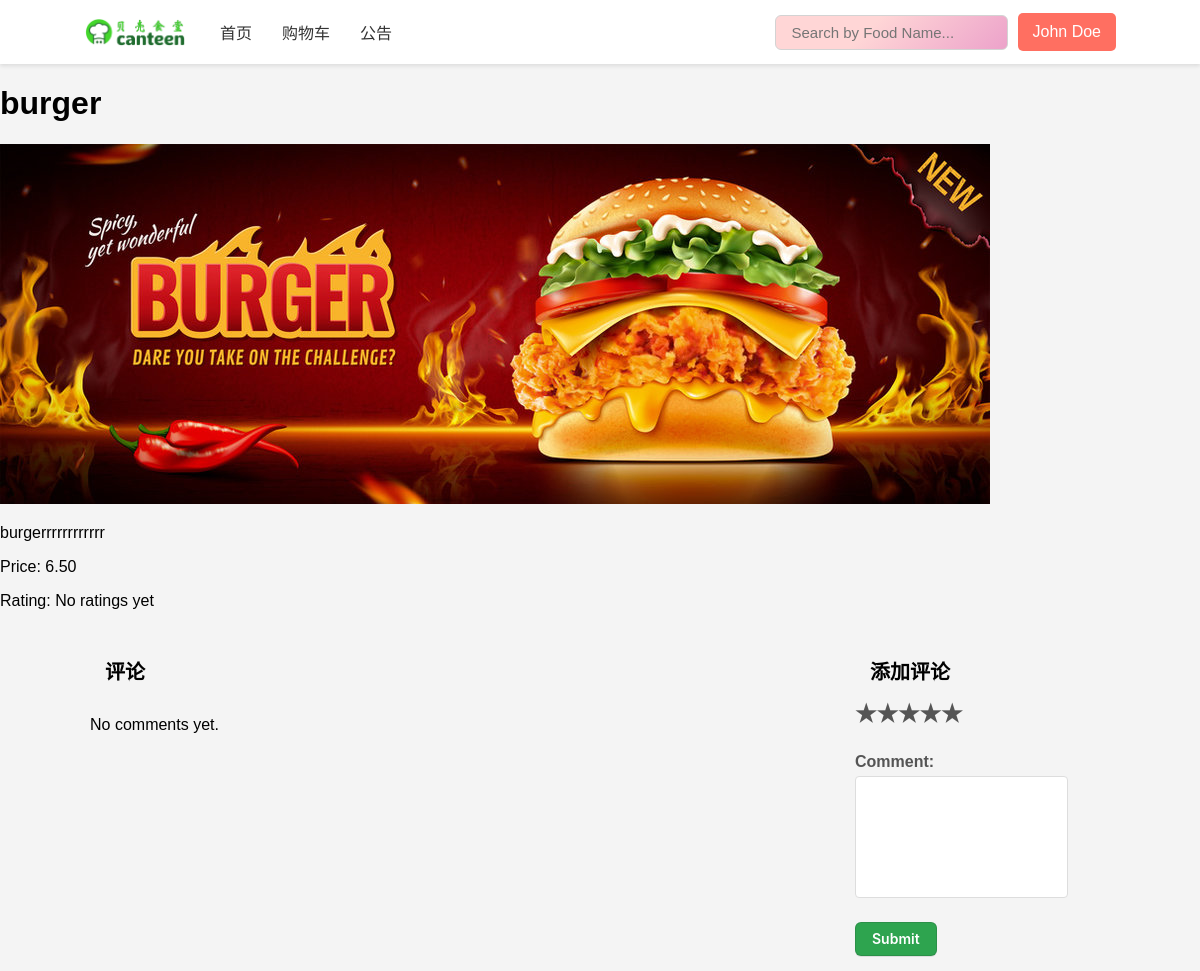
The app's page /food_detail.php?id=3 (signed in), older data.
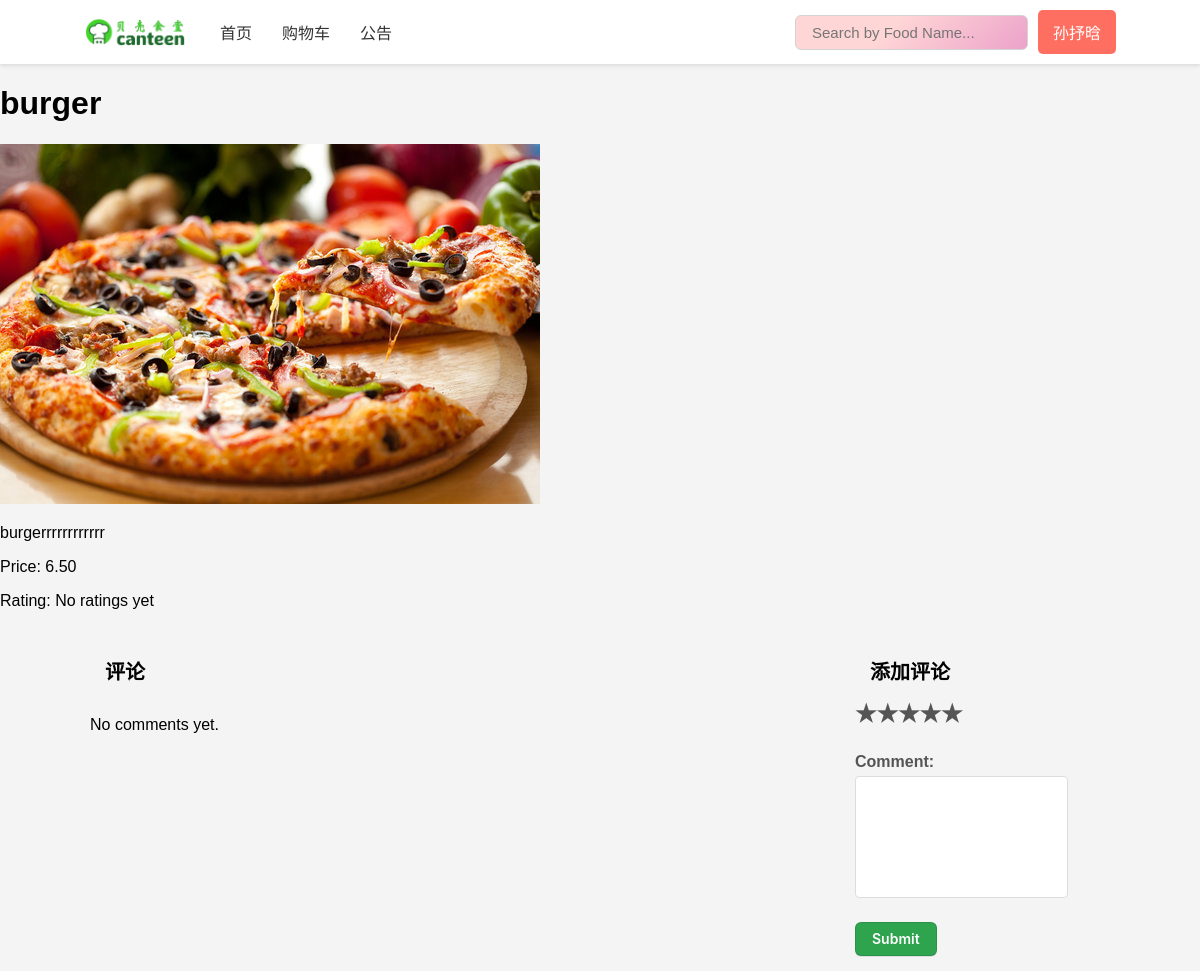
The same page, newer data.
### tables this page shows
CREATE TABLE `student_detail`  (
  `userName` varchar(50) NOT NULL,
  `name` varchar(100) NULL DEFAULT NULL,
  `profile` varchar(255) NULL DEFAULT NULL,
  PRIMARY KEY (`userName`) USING BTREE,
  CONSTRAINT `fk_student_detail_student` FOREIGN KEY (`userName`) REFERENCES `students` (`userName`) ON DELETE RESTRICT ON UPDATE RESTRICT
);

CREATE TABLE `food_list`  (
  `foodId` int(0) NOT NULL AUTO_INCREMENT,
  `foodName` varchar(255) NOT NULL,
  `foodDetail` text NULL,
  `foodImage` varchar(255) NULL DEFAULT NULL,
  `canteenId` int(0) NULL DEFAULT NULL,
  `floor` int(0) NULL DEFAULT NULL,
  `foodRate` float NULL DEFAULT NULL,
  `foodPrice` decimal(10, 2) NOT NULL,
  `bannerImg` varchar(255) NULL DEFAULT NULL,
  PRIMARY KEY (`foodId`) USING BTREE,
  INDEX `canteenId`(`canteenId`) USING BTREE,
  CONSTRAINT `food_list_ibfk_1` FOREIGN KEY (`canteenId`) REFERENCES `location` (`canteenId`) ON DELETE RESTRICT ON UPDATE RESTRICT
);

### getStudentDetailAction.php (called while the page is built, shortened)
<?php
require_once "config.php";
$userName = $_SESSION['userName'];
$sql = "SELECT * FROM student_detail WHERE userName = '$userName'";
$result = $conn->query($sql);
if ($result->num_rows > 0) {
    $row = $result->fetch_assoc();
    $name = $row['name'];
} else {
    $name = "Unknown";
    $profile = "";
}
?>

### food_detail.php (the view, shortened to what this page needs)
<?php
require_once "config.php";
$foodId = isset($_GET['id']) ? intval($_GET['id']) : 0;
$query = $conn->prepare("SELECT * FROM food_list WHERE foodId = ?");
$query->bind_param("i", $foodId);
$query->execute();
$result = $query->get_result();
$food = $result->fetch_assoc();
$totalRating = 0;
$ratingCount = 0;
$averageRating = $ratingCount > 0 ? $totalRating / $ratingCount : "No ratings yet";
?>
<!DOCTYPE html>
<html lang="en">
<head>
    <link rel="stylesheet" href="style.css">
</head>
<body>
<div class="navbar">
    <img src="img/banner/logo.png" alt="贝壳食堂">
    <a href="welcome#" onclick="showDashboard()" id="dashboardLink">首页</a>
    <a href="welcome#gouwuche" onclick="showSection('shoppingCartSection')" id="orderLink">购物车</a>
    <a href="welcome#tixing" onclick="showSection('newsSection')" id="newsLink">公告</a>
    <input type="text" id="searchInput" onkeyup="filterByName()" placeholder="Search by Food Name...">
    <a href="welcome#zhanghao" onclick="showSection('profileSection')" id="profileLink"><?php require_once "getStudentDetailAction.php"; echo $name; ?></a>
</div>
<h1><?php echo htmlspecialchars($food['foodName']); ?></h1>
<img src="<?php echo htmlspecialchars($food['foodImage']); ?>" alt="<?php echo htmlspecialchars($food['foodName']); ?>">
<p><?php echo htmlspecialchars($food['foodDetail']); ?></p>
<p>Price: <?php echo htmlspecialchars($food['foodPrice']); ?></p>
<p>Rating: <?php echo htmlspecialchars($averageRating); ?></p>
<div class="comments">
    <div class="comment">
        <div class="comment-title">评论</div>
        <div class="comment-sections">
            <?php if (!empty($comments)) : ?>
                <?php foreach ($comments as $comment) : ?>
                    <div class="comment-section">
                        <div class="profile-pic">
                            <img src="<?php echo htmlspecialchars($comment['profile']); ?>" alt="<?php echo htmlspecialchars($comment['name']); ?>">
                        </div>
                        <div class="details">
                            <div class="name"> <?php echo htmlspecialchars($comment['name']); ?></div>
                            <div class="comment-text"><?php echo htmlspecialchars($comment['comment']); ?></div>
                            <div class="rating"><?php echo htmlspecialchars($comment['rating']); ?>分</div>
                        </div>
                    </div>
                <?php endforeach; ?>
            <?php else : ?>
                <p>No comments yet.</p>
            <?php endif; ?>
        </div>
    </div>
    <div class="add-comment">
        <div class="add-comment-title">添加评论</div>
        <form action="add_comment.php" method="post" class="feedback-form">
            <div class="rating">
                <label for="star5">&#9733;</label>
                <label for="star4">&#9733;</label>
                <label for="star3">&#9733;</label>
                <label for="star2">&#9733;</label>
                <label for="star1">&#9733;</label>
            </div>
            <div class="comment">
                <label for="comment" class="form-label">Comment:</label>
                <textarea id="comment" name="comment" class="form-control" required></textarea>
            </div>
            <button type="submit" class="submit-btn">Submit</button>
        </form>
    </div>
</div>
</body>
</html>

### style.css (style rules this page uses)
body { font-family: Arial, sans-serif; background-color: #f4f4f4; margin: 0; padding: 0; align-items: center; justify-content: center; font-size: 16px; }
button { appearance: none; background-color: #2ea44f; border: 1px solid rgba(27, 31, 35, .15); border-radius: 6px; box-shadow: rgba(27, 31, 35, .1) 0 1px 0; box-sizing: border-box; color: #fff; cursor: pointer; display: inline-block; font-family: -apple-system,system-ui,"Segoe UI",Helvetica,Arial,sans-serif,"Apple Color Emoji","Segoe UI Emoji"; font-size: 14px; font-weight: 600; line-height: 20px; padding: 6px 16px; position: relative; text-align: center; text-decoration: none; user-select: none; -webkit-user-select: none; touch-action: manipulation; vertical-align: middle; white-space: nowrap; }
.navbar { display: flex; justify-content: space-between; align-items: center; background-color: #ffffff; box-shadow: 0 2px 4px rgba(0, 0, 0, 0.1); padding: 10px 7%; }
.navbar a { text-decoration: none; color: #333; padding: 10px 15px; border-radius: 5px; transition: background-color 0.3s, color 0.3s; }
.navbar img { height: 30px; margin-right: 20px; }
#profileLink { padding: 10px 15px; border-radius: 5px; background-color: #ff6f61; color: white; transition: background-color 0.3s, color 0.3s; }
#searchInput { border-radius: 6px; font-size: 15px; border: 0.5px solid lightgrey; padding: 8px 16px; margin-left: auto; background-image: linear-gradient(135deg, #ffd6d6 40%, #eca2ca); margin-right: 10px; }
.comments { padding: 15px; width: 85%; margin: auto; display: flex; flex-direction: row; }
.comment { width: 75%; }
.comment-sections { width: 100%; display: flex; flex-wrap: wrap; }
.comment-title, .add-comment-title { width: 100%; font-weight: bold; font-size: 20px; padding: 15px; }
.rating { margin-bottom: 5px; }
.add-comment { width: 25%; margin-left: auto; }
.add-comment-title { width: 100%; font-weight: bold; font-size: 20px; padding: 15px; }
label { display: block; font-weight: bold; margin-bottom: 5px; color: #555; }
textarea, select { width: 100%; padding: 10px; border: 1px solid #ddd; border-radius: 4px; resize: vertical; }
.feedback-form { max-width: 400px; margin: 0 auto; }
.rating { margin-bottom: 20px; display: flex; flex-direction: row-reverse; justify-content: flex-end; }
.rating label { font-size: 24px; cursor: pointer; }
.comment { margin-bottom: 20px; }
.comment textarea { width: 100%; height: 100px; resize: none; }

Row changes from the older to the newer data that the page shows:
changed student_detail: name "John Doe" → "孙抒晗"
changed food_list "burger": foodImage: a different picture
